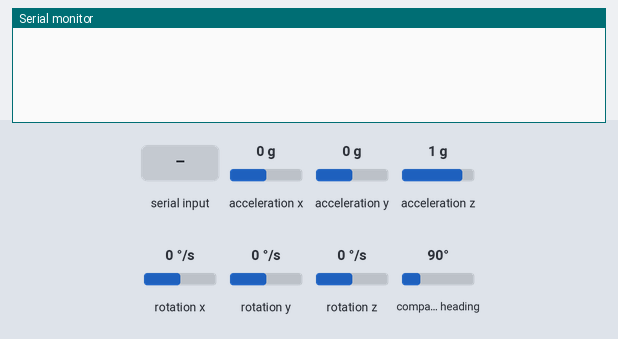
Simulated run of this sketch. Board: Arduino Nano 33 BLE. On the bench: the last lines printed to the serial monitor. Inputs (shaded band) come from the test bench; at power-on: acceleration x 0 g, acceleration y 0 g, acceleration z 1 g, rotation x 0 °/s, rotation y 0 °/s, rotation z 0 °/s, compass heading 90°.

Above: at 1.2 s.
1.3 s: "CAPTURA\n" received over Serial
At 2.1 s:
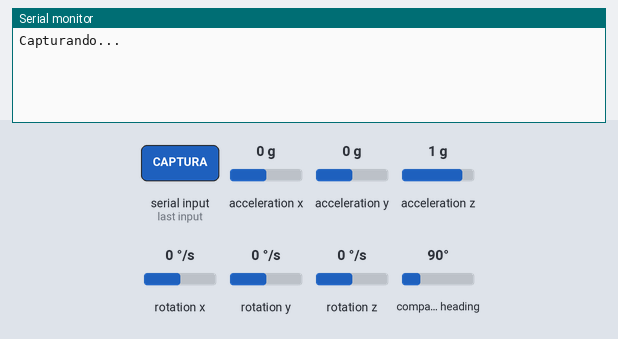
At 3.7 s:
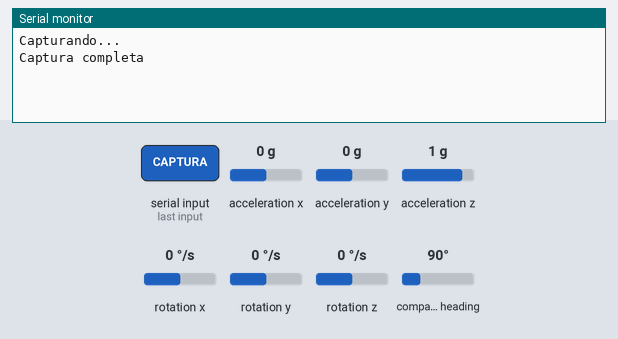

The sketch:

Apartado_7_nano.ino
```cpp
#include <Wire.h>
#include <Arduino_LSM9DS1.h>

//define la direccion del i2c
#define I2C_SLAVE_ADDR 0x55

const int BUF_SIZE = 5;

struct ImuSample {
  float ax, ay, az;
  float gx, gy, gz;
  float mx, my, mz;
};

ImuSample buf[BUF_SIZE];
bool dataReady = false;

//Funcion cada vez que el ESP32 pide datos
void onRequest() {
  //Si los datos estan disponibles, manda los datos almacenados durante 1 segundo
  if (dataReady) {
    Wire.write((uint8_t*)buf, sizeof(buf));
    dataReady = false;
  } else {
    // Sin datos: envía buffer vacío
    uint8_t empty[sizeof(buf)] = {0};
    Wire.write(empty, sizeof(empty));
  }
}

void setup() {
  Serial.begin(115200);
  while (!Serial);
  //Inicializa el I2C en la posicion deseada
  Wire.begin(I2C_SLAVE_ADDR);
  Wire.onRequest(onRequest);

  if (!IMU.begin()) {
    Serial.println("ERROR: IMU no encontrada");
    while (1); //Si el IMU no esta disponible, detiene el programa
  }

}

void loop() {
  //Detecta si se ha recibido un mensaje por serial y si es asi lo interpreta
  if (Serial.available()) {
    String cmd = Serial.readStringUntil('\n');
    cmd.trim();
    //Si el mensaje recibido es CAPTURA, empieza a capturar las 5 medidas (200 ms) del IMU y lo almacena en un buffer
    if (cmd == "CAPTURA") {
      Serial.println("Capturando...");
      for (int i = 0; i < BUF_SIZE; i++) {
        float x, y, z;
        IMU.readAcceleration(x, y, z);  buf[i].ax = x; buf[i].ay = y; buf[i].az = z;
        IMU.readGyroscope(x, y, z);     buf[i].gx = x; buf[i].gy = y; buf[i].gz = z;
        IMU.readMagneticField(x, y, z); buf[i].mx = x; buf[i].my = y; buf[i].mz = z;
        delay(200);
      }
      //Indica a la interrupcion del i2c que tiene los datos disponibles
      dataReady = true;
      Serial.println("Captura completa");
    }
  }
}
```

Measured:
- after the input at 1.3 s, the serial monitor: prints a new line at once (image 1)
